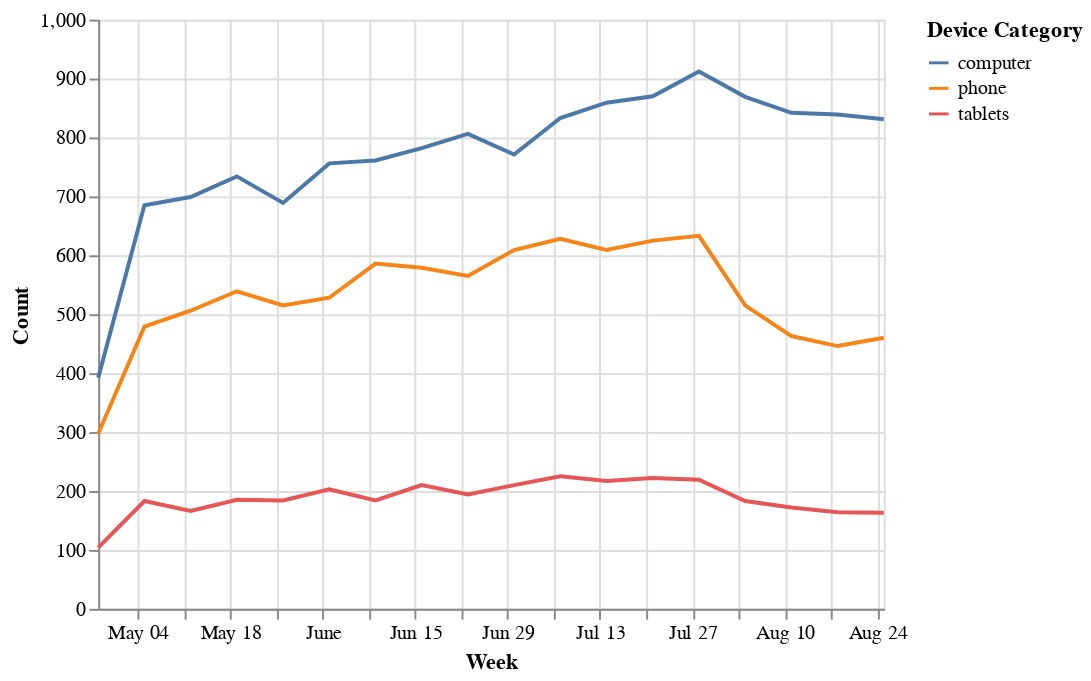

Source (notebook cell):
### Code cell
alt.Chart(devices_by_week).mark_line().encode(
    x='Week',
    y='Count',
    color='Device Category'
)

### Figure 1 — Vega-Lite specification as saved in the notebook (floating-point values rounded to 4 significant figures)
{"$schema": "https://vega.github.io/schema/vega-lite/v2.6.0.json", "config": {"view": {"height": 300, "width": 400}}, "data": {"name": "data-da51aed6f51c74126cc5520a962b5b09"}, "datasets": {"data-da51aed6f51c74126cc5520a962b5b09": [{"Count": 392, "Device Category": "computer", "Week": "2014-04-28T00:00:00"}, {"Count": 297, "Device Category": "phone", "Week": "2014-04-28T00:00:00"}, {"Count": 104, "Device Category": "tablets", "Week": "2014-04-28T00:00:00"}, {"Count": 685, "Device Category": "computer", "Week": "2014-05-05T00:00:00"}, {"Count": 479, "Device Category": "phone", "Week": "2014-05-05T00:00:00"}, {"Count": 183, "Device Category": "tablets", "Week": "2014-05-05T00:00:00"}, {"Count": 699, "Device Category": "computer", "Week": "2014-05-12T00:00:00"}, {"Count": 506, "Device Category": "phone", "Week": "2014-05-12T00:00:00"}, {"Count": 166, "Device Category": "tablets", "Week": "2014-05-12T00:00:00"}, {"Count": 734, "Device Category": "computer", "Week": "2014-05-19T00:00:00"}, {"Count": 539, "Device Category": "phone", "Week": "2014-05-19T00:00:00"}, {"Count": 185, "Device Category": "tablets", "Week": "2014-05-19T00:00:00"}, {"Count": 689, "Device Category": "computer", "Week": "2014-05-26T00:00:00"}, {"Count": 515, "Device Category": "phone", "Week": "2014-05-26T00:00:00"}, {"Count": 184, "Device Category": "tablets", "Week": "2014-05-26T00:00:00"}, {"Count": 756, "Device Category": "computer", "Week": "2014-06-02T00:00:00"}, {"Count": 528, "Device Category": "phone", "Week": "2014-06-02T00:00:00"}, {"Count": 203, "Device Category": "tablets", "Week": "2014-06-02T00:00:00"}, {"Count": 761, "Device Category": "computer", "Week": "2014-06-09T00:00:00"}, {"Count": 586, "Device Category": "phone", "Week": "2014-06-09T00:00:00"}, {"Count": 184, "Device Category": "tablets", "Week": "2014-06-09T00:00:00"}, {"Count": 782, "Device Category": "computer", "Week": "2014-06-16T00:00:00"}, {"Count": 579, "Device Category": "phone", "Week": "2014-06-16T00:00:00"}, {"Count": 210, "Device Category": "tablets", "Week": "2014-06-16T00:00:00"}, {"Count": 806, "Device Category": "computer", "Week": "2014-06-23T00:00:00"}, {"Count": 565, "Device Category": "phone", "Week": "2014-06-23T00:00:00"}, {"Count": 194, "Device Category": "tablets", "Week": "2014-06-23T00:00:00"}, {"Count": 771, "Device Category": "computer", "Week": "2014-06-30T00:00:00"}, {"Count": 609, "Device Category": "phone", "Week": "2014-06-30T00:00:00"}, {"Count": 210, "Device Category": "tablets", "Week": "2014-06-30T00:00:00"}, {"Count": 833, "Device Category": "computer", "Week": "2014-07-07T00:00:00"}, {"Count": 628, "Device Category": "phone", "Week": "2014-07-07T00:00:00"}, {"Count": 225, "Device Category": "tablets", "Week": "2014-07-07T00:00:00"}, {"Count": 859, "Device Category": "computer", "Week": "2014-07-14T00:00:00"}, {"Count": 609, "Device Category": "phone", "Week": "2014-07-14T00:00:00"}, {"Count": 217, "Device Category": "tablets", "Week": "2014-07-14T00:00:00"}, {"Count": 870, "Device Category": "computer", "Week": "2014-07-21T00:00:00"}, {"Count": 625, "Device Category": "phone", "Week": "2014-07-21T00:00:00"}, {"Count": 222, "Device Category": "tablets", "Week": "2014-07-21T00:00:00"}, {"Count": 912, "Device Category": "computer", "Week": "2014-07-28T00:00:00"}, {"Count": 633, "Device Category": "phone", "Week": "2014-07-28T00:00:00"}, {"Count": 219, "Device Category": "tablets", "Week": "2014-07-28T00:00:00"}, {"Count": 869, "Device Category": "computer", "Week": "2014-08-04T00:00:00"}, {"Count": 515, "Device Category": "phone", "Week": "2014-08-04T00:00:00"}, {"Count": 183, "Device Category": "tablets", "Week": "2014-08-04T00:00:00"}, {"Count": 842, "Device Category": "computer", "Week": "2014-08-11T00:00:00"}, {"Count": 463, "Device Category": "phone", "Week": "2014-08-11T00:00:00"}, {"Count": 172, "Device Category": "tablets", "Week": "2014-08-11T00:00:00"}, {"Count": 839, "Device Category": "computer", "Week": "2014-08-18T00:00:00"}, {"Count": 446, "Device Category": "phone", "Week": "2014-08-18T00:00:00"}, {"Count": 164, "Device Category": "tablets", "Week": "2014-08-18T00:00:00"}, {"Count": 831, "Device Category": "computer", "Week": "2014-08-25T00:00:00"}, {"Count": 460, "Device Category": "phone", "Week": "2014-08-25T00:00:00"}, {"Count": 163, "Device Category": "tablets", "Week": "2014-08-25T00:00:00"}]}, "encoding": {"color": {"field": "Device Category", "type": "nominal"}, "x": {"field": "Week", "type": "temporal"}, "y": {"field": "Count", "type": "quantitative"}}, "mark": "line"}
